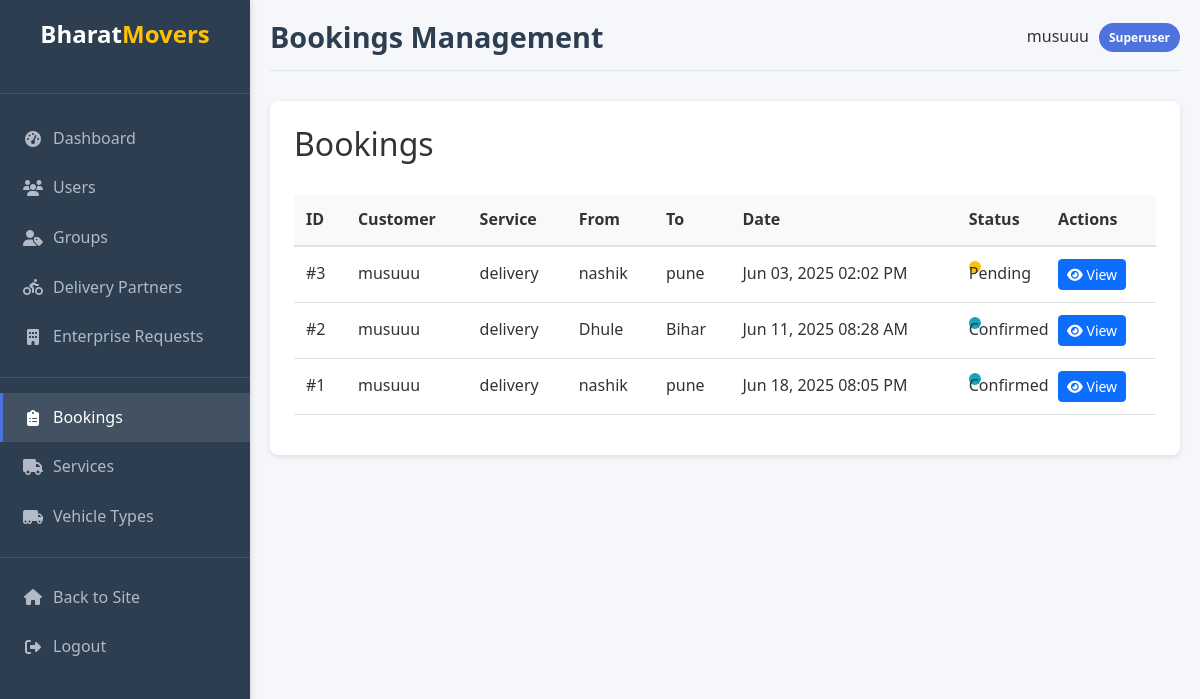
Page /accounts/admin/bookings/ (signed in) on the earlier database version.
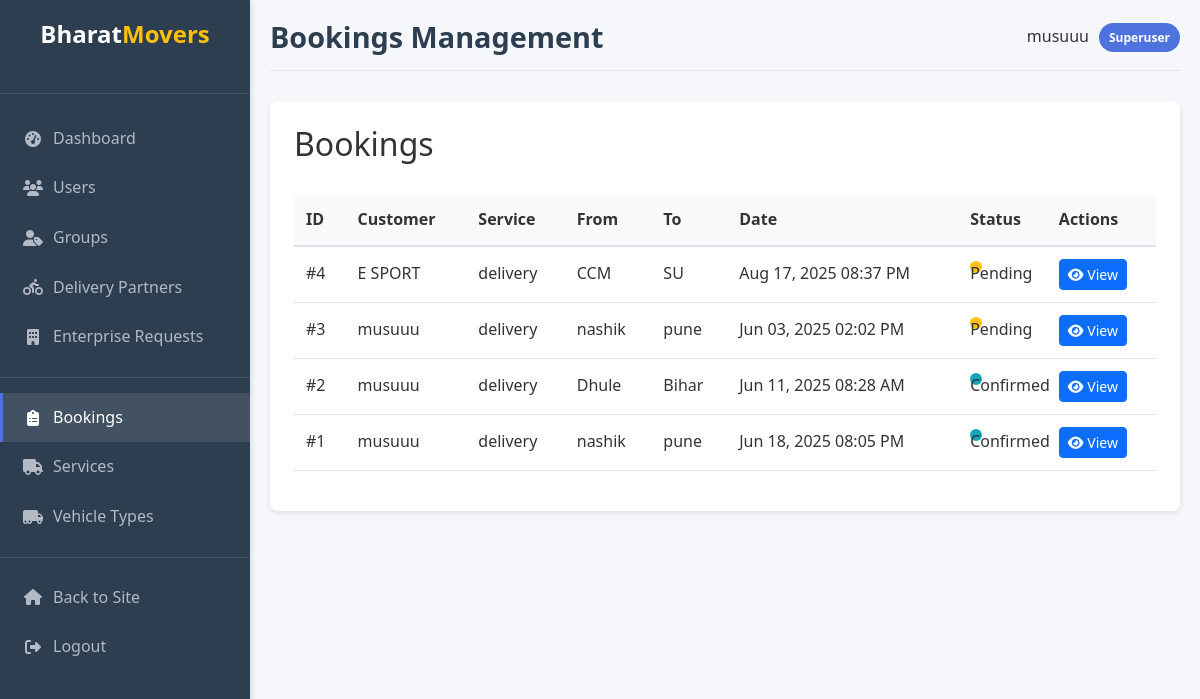
Same page on the later database version.
### bookings/models.py (models this page shows, shortened)
class Booking(models.Model):
    STATUS_CHOICES = [
        ('PENDING', 'Pending'),
        ('CONFIRMED', 'Confirmed'),
        ('IN_PROGRESS', 'In Progress'),
        ('COMPLETED', 'Completed'),
        ('CANCELLED', 'Cancelled'),
    ]
    customer = models.ForeignKey(settings.AUTH_USER_MODEL, on_delete=models.CASCADE, related_name='bookings')
    service = models.ForeignKey(Service, on_delete=models.CASCADE)
    pickup_location = models.CharField(max_length=255)
    delivery_location = models.CharField(max_length=255)
    pickup_date = models.DateTimeField()
    status = models.CharField(max_length=20, choices=STATUS_CHOICES, default='PENDING')
    total_distance = models.DecimalField(max_digits=10, decimal_places=2, null=True)
    total_amount = models.DecimalField(max_digits=10, decimal_places=2, null=True)
    created_at = models.DateTimeField(auto_now_add=True)
    updated_at = models.DateTimeField(auto_now=True)
    notes = models.TextField(blank=True)

### accounts/models.py (models this page shows, shortened)
class CustomUser(AbstractUser):
    USER_TYPE_CHOICES = [
        ('CUSTOMER', 'Customer'),
        ('ADMIN', 'Admin'),
        ('DRIVER', 'Driver')
    ]
    email = models.EmailField(unique=True)
    phone_number = models.CharField(max_length=15)
    address = models.TextField(blank=True)
    user_type = models.CharField(max_length=10, choices=USER_TYPE_CHOICES, default='CUSTOMER')
    is_customer = models.BooleanField(default=True)
    is_driver = models.BooleanField(default=False)
    department = models.CharField(max_length=50, blank=True)
    designation = models.CharField(max_length=50, blank=True)
    join_date = models.DateTimeField(auto_now_add=True)
    email_notifications = models.BooleanField(default=True)
    sms_notifications = models.BooleanField(default=True)
    profile_image = models.ImageField(upload_to='profile_images/', blank=True, null=True)
    USERNAME_FIELD = 'email'
    REQUIRED_FIELDS = ['username']

### services/models.py (models this page shows, shortened)
class Service(models.Model):
    name = models.CharField(max_length=100)
    description = models.TextField()
    base_price = models.DecimalField(max_digits=10, decimal_places=2)
    vehicle_type = models.ForeignKey(VehicleType, on_delete=models.CASCADE)
    is_active = models.BooleanField(default=True)

### accounts/views.py (the view)
# urls.py: path('admin/bookings/', views.admin_bookings, name='admin_bookings'),
@login_required
@user_passes_test(lambda u: u.is_superuser or u.is_staff)
def admin_bookings(request):
    bookings = Booking.objects.select_related('customer', 'service').order_by('-created_at')
    return render(request, 'accounts/admin/bookings.html', {
        'bookings': bookings,
        'active_tab': 'bookings'
    })

### templates/accounts/admin/bookings.html
{% extends "accounts/admin/admin_base.html" %}
{% block admin_title %}Bookings Management{% endblock %}
{% block admin_content %}
<div class="admin-card">
    <div class="d-flex justify-content-between align-items-center mb-4">
        <h2>Bookings</h2>
    </div>
    <table class="admin-table">
        <thead>
            <tr>
                <th>ID</th>
                <th>Customer</th>
                <th>Service</th>
                <th>From</th>
                <th>To</th>
                <th>Date</th>
                <th>Status</th>
                <th>Actions</th>
            </tr>
        </thead>
        <tbody>
            {% for booking in bookings %}
            <tr>
                <td>#{{ booking.id }}</td>
                <td>{{ booking.customer.get_full_name }}</td>
                <td>{{ booking.service.name }}</td>
                <td>{{ booking.pickup_location }}</td>
                <td>{{ booking.delivery_location }}</td>
                <td>{{ booking.pickup_date|date:"M d, Y h:i A" }}</td>
                <td>
                    <span class="status-badge status-{{ booking.status|lower }}">
                        {{ booking.get_status_display }}
                    </span>
                </td>
                <td>
                    <div class="admin-actions">
                        <a href="{% url 'accounts:admin_view_booking' booking.id %}" class="btn btn-sm btn-primary">
                            <i class="fas fa-eye"></i> View
                        </a>
                    </div>
                </td>
            </tr>
            {% empty %}
            <tr>
                <td colspan="8" class="text-center">No bookings found</td>
            </tr>
            {% endfor %}
        </tbody>
    </table>
</div>
{% endblock %}

Differences in the rows shown:
added Booking: id "4", customer.get_full_name "E SPORT", service.name "delivery", pickup_location "CCM", delivery_location "SU", pickup_date "Aug 17, 2025 08:37 PM", status "Pending"
